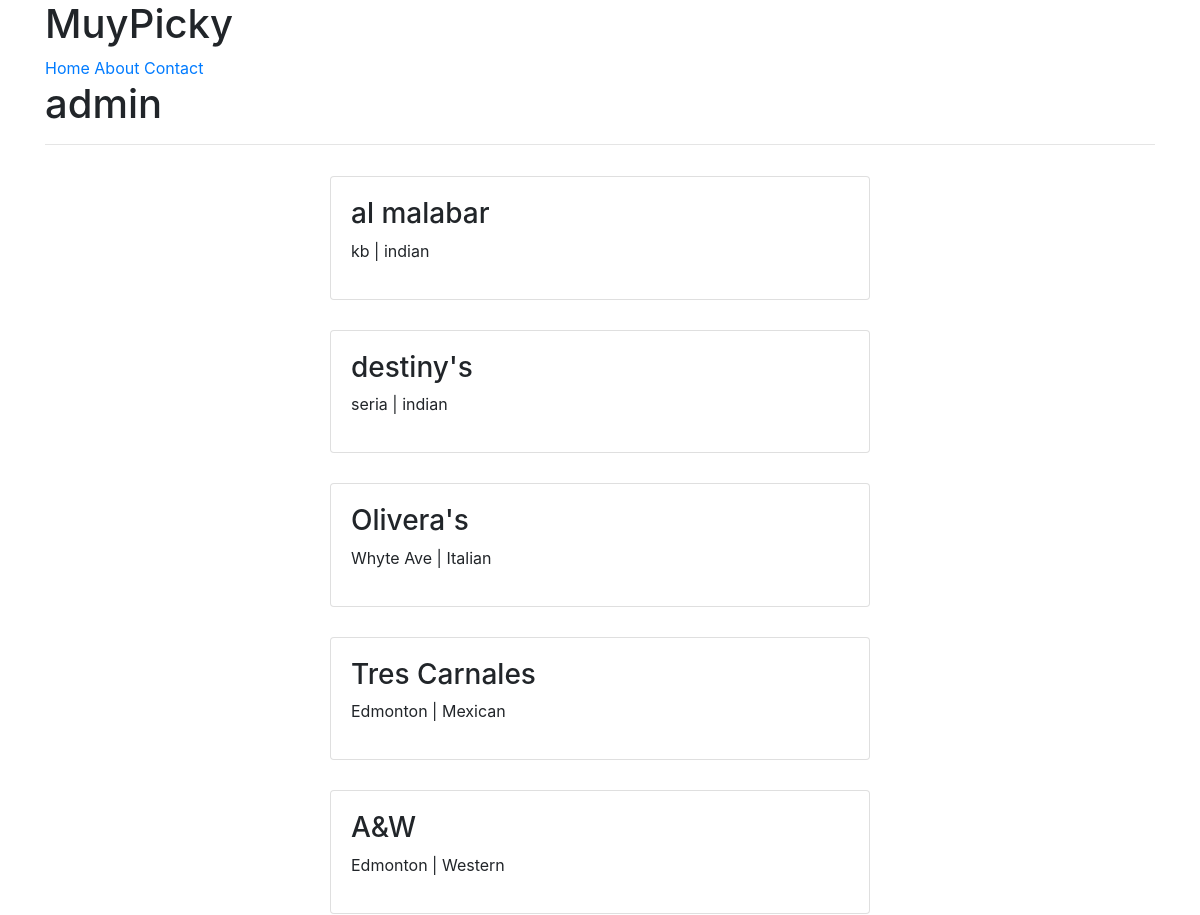
Page /u/admin/ (upper part) on the earlier database version.
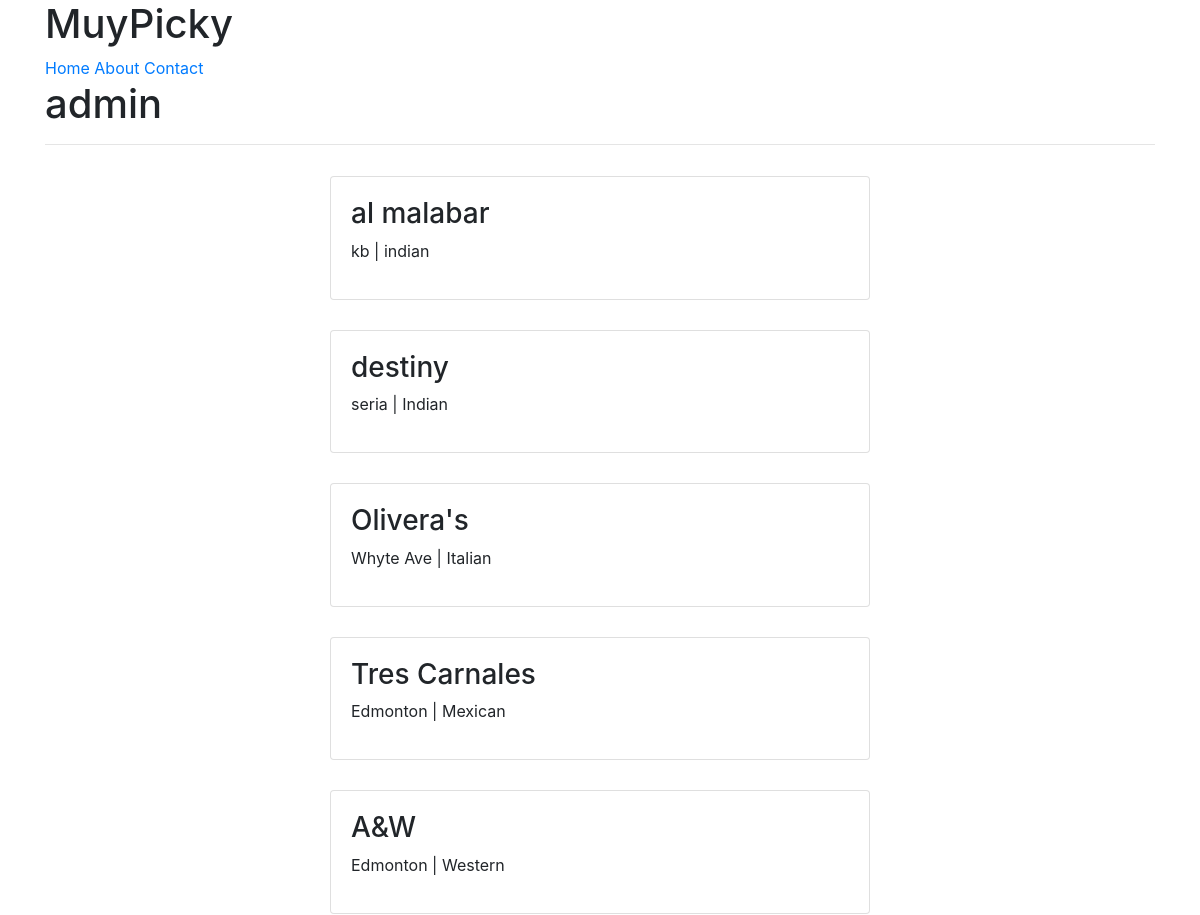
Same page on the later database version.
### restaurants/models.py (models this page shows, shortened)
class RestaurantLocation(models.Model):
	owner = models.ForeignKey(User)
	name = models.CharField(max_length=120)
	location = models.CharField(max_length=120, null=True, blank=True)
	category = models.CharField(max_length=120, null=True, blank=True, validators=[validate_category])
	timestamp = models.DateTimeField(auto_now_add=True)
	updated = models.DateTimeField(auto_now=True)
	slug = models.SlugField(null=True, blank=True)
	@property
	def title(self):
		return self.name

### profiles/views.py (the view)
# urls.py: url(r'^(?P<username>[\w-]+)/$', ProfileDetailView.as_view(), name='detail'),
class ProfileDetailView(DetailView):
	queryset =  User.objects.filter(is_active=True)
	template_name = 'profiles/user.html'
	def get_object(self):
		username = self.kwargs.get("username")
		if username is None:
			raise Http404
		return get_object_or_404(User, username__iexact=username, is_active=True)

### menus/models.py (called while the page is built)
	def get_contents(self):
		return self.contents.split(",")

### profiles/templates/profiles/user.html (shortened to what this page needs)
{% extends "base.html" %}
{% block content %}
<h1>{{ user.username }}</h1>
<hr/>
{% for rest in user.restaurantlocation_set.all %}
	<div class="row" style="padding: 15px">
		<div class="col-sm-12">
			<div class="card mx-auto  w-50">
				<div class='card-body'>
					<h3>{{ rest.title }}</h3>
					<p>{{ rest.location }} | {{ rest.category }}</p>
				</div>
			</div>
		</div>
	</div>
{% endfor %}
{% endblock content %}

Differences in the rows shown:
changed RestaurantLocation "seria": title "destiny's" → "destiny"; category "indian" → "Indian"
